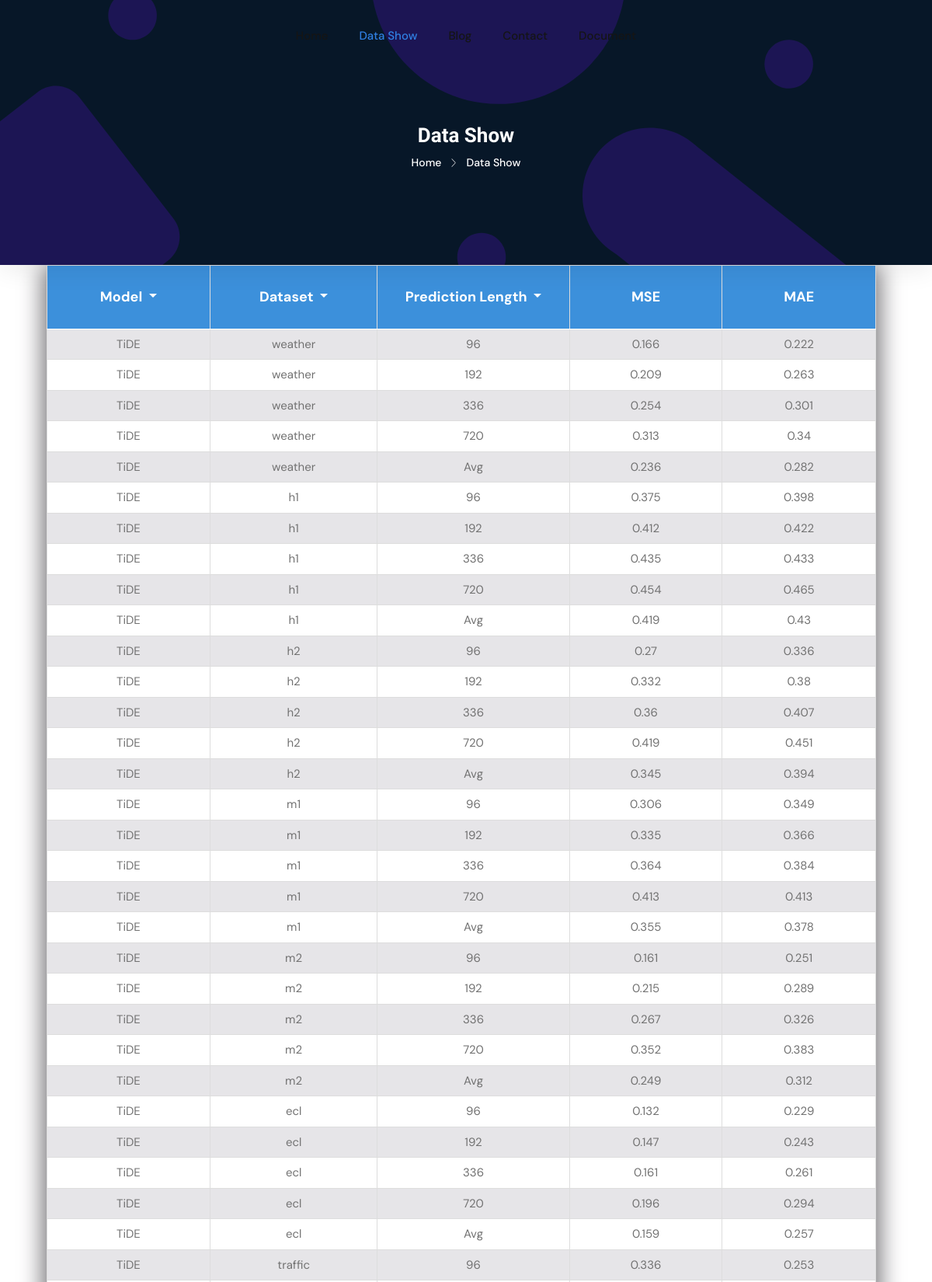
Screenshot of /other-data-show (upper part) with the database file from the repository.
### tables this page shows
CREATE TABLE "inputdata2" (
"model_name" TEXT,
  "dataset" TEXT,
  "pred_len" TEXT,
  "MSE" REAL,
  "MAE" REAL
);

### DataSetConnect_v0.py (the view)
@app.route('/other-data-show')
def otherdatashow():
    data_container=[]
    con = sqlite3.connect('datashow.db')
    cur = con.cursor()
    data_cur= cur.execute('select * from inputdata2')
    for rows in data_cur:
        data_container.append(rows)
    cur.close()
    con.close()
    return render_template('otherdatashow.html',data_container=data_container)

### templates/otherdatashow.html (shortened to what this page needs)
<!DOCTYPE html>
<html class="no-js" lang="zxx">
	<head>
		<link rel="stylesheet" href="{{url_for('static',filename='assets/css/bootstrap.min.css')}}" />
		<link rel="stylesheet" href="{{url_for('static',filename='assets/css/LineIcons.3.0.css')}}" />
		<link rel="stylesheet" href="{{url_for('static',filename='assets/css/animate.css')}}" />
		<link rel="stylesheet" href="{{url_for('static',filename='assets/css/tiny-slider.css')}}" />
		<link rel="stylesheet" href="{{url_for('static',filename='assets/css/glightbox.min.css')}}" />
		<link rel="stylesheet" href="{{url_for('static',filename='assets/css/main.css')}}" />
		<link rel="stylesheet" href="{{url_for('static',filename='assets/css/data-container.css')}}" />
		<link rel="stylesheet" href="https://cdn.bootcdn.net/ajax/libs/Swiper/9.4.1/swiper-bundle.min.css" />
	</head>
	<body>
    <header class="header navbar-area" id="navbar-area" >
        <div class="container">
            <div class="row align-items-center">
                <div class="col-lg-12">
                    <div class="nav-inner">
                        <nav class="navbar navbar-expand-lg">
                            <div class="collapse navbar-collapse sub-menu-bar" id="navbarSupportedContent">
                                <ul id="nav" class="navbar-nav ms-auto">
                                    <li class="nav-item">
                                        <a href="{{url_for('home')}}" aria-label="Toggle navigation">Home</a>
                                    </li>
                                    <li class="nav-item">
                                        <a class="dd-menu collapsed active" href="javascript:void(0)" data-bs-toggle="collapse"
                                            data-bs-target="#submenu-1-2" aria-controls="navbarSupportedContent"
                                            aria-expanded="false" aria-label="Toggle navigation">Data Show</a>
                                    </li>
                                    <li class="nav-item">
                                        <a class="dd-menu collapsed" href="javascript:void(0)" data-bs-toggle="collapse"
                                            data-bs-target="#submenu-1-2" aria-controls="navbarSupportedContent"
                                            aria-expanded="false" aria-label="Toggle navigation">Blog</a>
                                    </li>
                                    <li class="nav-item">
                                        <a href="{{url_for('contact')}}" aria-label="Toggle navigation">Contact</a>
                                    </li>
                                    <li class="nav-item">
                                        <a href="{{url_for('document')}}" aria-label="Toggle navigation">Document</a>
                                    </li>
                                </ul>
                            </div>
                        </nav>
                    </div>
                </div>
            </div>
        </div>
    </header>
		<div class="breadcrumbs">
		<div class="container">
			<div class="row align-items-center">
				<div class="col-lg-6 offset-lg-3 col-md-12 col-12">
					<div class="breadcrumbs-content">
						<h1 class="page-title">Data Show</h1>
						<ul class="breadcrumb-nav">
							<li><a href="#">Home</a></li>
							<li>Data Show</li>
						</ul>
					</div>
				</div>
			</div>
		</div>
	</div>
		<div class=" table-responsive" id="InputData2" style="margin-bottom: 5%;">
			<table class=' Table text-nowrap'>
				<thead>
					<tr class="text-center " style="background-color: #3c90db;"  >
						<th class="theader" width="250px">
							<div class="dropdown d-inline">
								<button class="btn dropdown-toggle"  type="button" id="dropdownMenuButton" data-toggle="dropdown" aria-haspopup="true" aria-expanded="false">
									Model
								</button>
							</div>
						</th>
						<th class="theader" width="250px">
							<div class="dropdown d-inline">
								<button class="btn  dropdown-toggle" type="button" id="dropdownMenuButton" data-toggle="dropdown" aria-haspopup="true" aria-expanded="false">
								   Dataset
								</button>
							</div>
						</th>
						<th class="theader" width="250px">
							<div class="dropdown d-inline">
								<button class="btn  dropdown-toggle" type="button" id="dropdownMenuButton" data-toggle="dropdown" aria-haspopup="true" aria-expanded="false">
								Prediction Length
								</button>
							</div>
						</th>
						<th class="theader" width="250px" >
							<button class="sortable btn  "  onclick="sortTable(3)">MSE</button>
						</th>
						<th class="theader" width="250px">
							<button class="sortable btn " onclick="sortTable(4)">MAE</button>
						</th>
					</tr>
				</thead>
				<tbody id="tableBody">
					{% for rows in data_container %}
					<tr class="text-center">
						<td>{{ rows[0] }}</td>
						<td>{{ rows[1] }}</td>
						<td style="width: 210px;">{{ rows[2] }}</td>
						<td>{{ rows[3] }}</td>
						<td>{{ rows[4] }}</td>
					</tr>
					{% endfor %}
				</tbody>
			</table>
		</div>
	</body>
</html>

### static/assets/css/data-container.css (style rules this page uses)
table { margin: 0 auto; border-collapse: collapse; text-align: center; font-family: 'DM Sans', sans-serif; }
table thead th { padding: 20px; border: 1px solid #ddd; position: sticky ; top: 0%; }
table tbody td { padding: 8px; border: 1px solid #ddd; }
table tbody tr:nth-child(odd) { background-color: #e6e5e8; }
table tbody tr:nth-child(even) { background-color: #FFFFFF; }

### templates/otherdatashow.html (style rules this page uses)
.btn { color: #FFFF; font-weight: bold; font-size: larger; }
.theader { border-bottom: 1px solid #FFF }
.table-responsive { overflow: visible; border-radius: 5px; box-shadow: 0px 5px 30px 5px #727074; margin-bottom: 5%;margin-left: 5%;margin-right: 6%; }
.navbar-area { position: fixed; z-index: 100; transition: background-color 0.3s ; background-color: transparent; }

### rows the page displays
inputdata2: model_name "TiDE", dataset "weather", pred_len "96", MSE "0.166", MAE "0.222"
inputdata2: model_name "TiDE", dataset "weather", pred_len "192", MSE "0.209", MAE "0.263"
inputdata2: model_name "TiDE", dataset "weather", pred_len "336", MSE "0.254", MAE "0.301"
inputdata2: model_name "TiDE", dataset "weather", pred_len "720", MSE "0.313", MAE "0.34"
inputdata2: model_name "TiDE", dataset "weather", pred_len "Avg", MSE "0.236", MAE "0.282"
inputdata2: model_name "TiDE", dataset "h1", pred_len "96", MSE "0.375", MAE "0.398"
inputdata2: model_name "TiDE", dataset "h1", pred_len "192", MSE "0.412", MAE "0.422"
inputdata2: model_name "TiDE", dataset "h1", pred_len "336", MSE "0.435", MAE "0.433"
inputdata2: model_name "TiDE", dataset "h1", pred_len "720", MSE "0.454", MAE "0.465"
inputdata2: model_name "TiDE", dataset "h1", pred_len "Avg", MSE "0.419", MAE "0.43"
inputdata2: model_name "TiDE", dataset "h2", pred_len "96", MSE "0.27", MAE "0.336"
inputdata2: model_name "TiDE", dataset "h2", pred_len "192", MSE "0.332", MAE "0.38"
inputdata2: model_name "TiDE", dataset "h2", pred_len "336", MSE "0.36", MAE "0.407"
inputdata2: model_name "TiDE", dataset "h2", pred_len "720", MSE "0.419", MAE "0.451"
inputdata2: model_name "TiDE", dataset "h2", pred_len "Avg", MSE "0.345", MAE "0.394"
inputdata2: model_name "TiDE", dataset "m1", pred_len "96", MSE "0.306", MAE "0.349"
inputdata2: model_name "TiDE", dataset "m1", pred_len "192", MSE "0.335", MAE "0.366"
inputdata2: model_name "TiDE", dataset "m1", pred_len "336", MSE "0.364", MAE "0.384"
inputdata2: model_name "TiDE", dataset "m1", pred_len "720", MSE "0.413", MAE "0.413"
inputdata2: model_name "TiDE", dataset "m1", pred_len "Avg", MSE "0.355", MAE "0.378"
inputdata2: model_name "TiDE", dataset "m2", pred_len "96", MSE "0.161", MAE "0.251"
inputdata2: model_name "TiDE", dataset "m2", pred_len "192", MSE "0.215", MAE "0.289"
inputdata2: model_name "TiDE", dataset "m2", pred_len "336", MSE "0.267", MAE "0.326"
inputdata2: model_name "TiDE", dataset "m2", pred_len "720", MSE "0.352", MAE "0.383"
inputdata2: model_name "TiDE", dataset "m2", pred_len "Avg", MSE "0.249", MAE "0.312"
inputdata2: model_name "TiDE", dataset "ecl", pred_len "96", MSE "0.132", MAE "0.229"
inputdata2: model_name "TiDE", dataset "ecl", pred_len "192", MSE "0.147", MAE "0.243"
inputdata2: model_name "TiDE", dataset "ecl", pred_len "336", MSE "0.161", MAE "0.261"
inputdata2: model_name "TiDE", dataset "ecl", pred_len "720", MSE "0.196", MAE "0.294"
inputdata2: model_name "TiDE", dataset "ecl", pred_len "Avg", MSE "0.159", MAE "0.257"
inputdata2: model_name "TiDE", dataset "traffic", pred_len "96", MSE "0.336", MAE "0.253"
